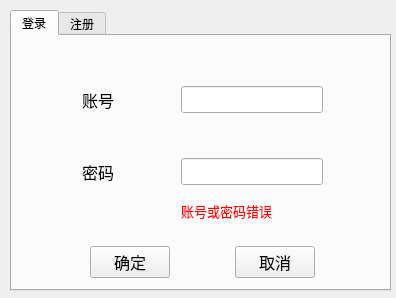
<?xml version="1.0" encoding="UTF-8"?>
<ui version="4.0">
 <class>LoginAndRegister</class>
 <widget class="QWidget" name="LoginAndRegister">
  <property name="geometry">
   <rect>
    <x>0</x>
    <y>0</y>
    <width>396</width>
    <height>298</height>
   </rect>
  </property>
  <property name="windowTitle">
   <string>登录注册</string>
  </property>
  <widget class="QTabWidget" name="loginAndRegister">
   <property name="geometry">
    <rect>
     <x>10</x>
     <y>10</y>
     <width>381</width>
     <height>281</height>
    </rect>
   </property>
   <property name="currentIndex">
    <number>0</number>
   </property>
   <widget class="QWidget" name="loginTable">
    <attribute name="title">
     <string>登录</string>
    </attribute>
    <widget class="QWidget" name="widget_2" native="true">
     <property name="geometry">
      <rect>
       <x>10</x>
       <y>10</y>
       <width>361</width>
       <height>241</height>
      </rect>
     </property>
     <layout class="QVBoxLayout" name="verticalLayout">
      <item>
       <layout class="QGridLayout" name="gridLayout">
        <item row="1" column="1">
         <widget class="QLabel" name="accountLabel">
          <property name="font">
           <font>
            <pointsize>12</pointsize>
           </font>
          </property>
          <property name="text">
           <string>账号</string>
          </property>
         </widget>
        </item>
        <item row="0" column="2">
         <spacer name="verticalSpacer_3">
          <property name="orientation">
           <enum>Qt::Vertical</enum>
          </property>
          <property name="sizeHint" stdset="0">
           <size>
            <width>20</width>
            <height>40</height>
           </size>
          </property>
         </spacer>
        </item>
        <item row="1" column="3">
         <widget class="QLineEdit" name="loginAccountEdit">
          <property name="maximumSize">
           <size>
            <width>160</width>
            <height>16777215</height>
           </size>
          </property>
          <property name="font">
           <font>
            <pointsize>12</pointsize>
           </font>
          </property>
         </widget>
        </item>
        <item row="4" column="2">
         <spacer name="horizontalSpacer_2">
          <property name="orientation">
           <enum>Qt::Horizontal</enum>
          </property>
          <property name="sizeHint" stdset="0">
           <size>
            <width>40</width>
            <height>20</height>
           </size>
          </property>
         </spacer>
        </item>
        <item row="4" column="0">
         <spacer name="horizontalSpacer_7">
          <property name="orientation">
           <enum>Qt::Horizontal</enum>
          </property>
          <property name="sizeHint" stdset="0">
           <size>
            <width>40</width>
            <height>20</height>
           </size>
          </property>
         </spacer>
        </item>
        <item row="5" column="2">
         <spacer name="verticalSpacer_2">
          <property name="orientation">
           <enum>Qt::Vertical</enum>
          </property>
          <property name="sizeHint" stdset="0">
           <size>
            <width>20</width>
            <height>40</height>
           </size>
          </property>
         </spacer>
        </item>
        <item row="1" column="0">
         <spacer name="horizontalSpacer_6">
          <property name="orientation">
           <enum>Qt::Horizontal</enum>
          </property>
          <property name="sizeHint" stdset="0">
           <size>
            <width>40</width>
            <height>20</height>
           </size>
          </property>
         </spacer>
        </item>
        <item row="4" column="1">
         <widget class="QLabel" name="passwordLabel">
          <property name="font">
           <font>
            <pointsize>12</pointsize>
           </font>
          </property>
          <property name="text">
           <string>密码</string>
          </property>
         </widget>
        </item>
        <item row="2" column="2">
         <spacer name="verticalSpacer">
          <property name="orientation">
           <enum>Qt::Vertical</enum>
          </property>
          <property name="sizeHint" stdset="0">
           <size>
            <width>20</width>
            <height>40</height>
           </size>
          </property>
         </spacer>
        </item>
        <item row="5" column="3">
         <widget class="QLabel" name="loginErrorLabel">
          <property name="font">
           <font>
            <pointsize>10</pointsize>
           </font>
          </property>
          <property name="styleSheet">
           <string notr="true">color: rgb(255, 0, 0);</string>
          </property>
          <property name="text">
           <string>账号或密码错误</string>
          </property>
         </widget>
        </item>
        <item row="1" column="2">
         <spacer name="horizontalSpacer">
          <property name="orientation">
           <enum>Qt::Horizontal</enum>
          </property>
          <property name="sizeHint" stdset="0">
           <size>
            <width>40</width>
            <height>20</height>
           </size>
          </property>
         </spacer>
        </item>
        <item row="4" column="4">
         <spacer name="horizontalSpacer_9">
          <property name="orientation">
           <enum>Qt::Horizontal</enum>
          </property>
          <property name="sizeHint" stdset="0">
           <size>
            <width>40</width>
            <height>20</height>
           </size>
          </property>
         </spacer>
        </item>
        <item row="1" column="4">
         <spacer name="horizontalSpacer_8">
          <property name="orientation">
           <enum>Qt::Horizontal</enum>
          </property>
          <property name="sizeHint" stdset="0">
           <size>
            <width>40</width>
            <height>20</height>
           </size>
          </property>
         </spacer>
        </item>
        <item row="4" column="3">
         <widget class="QLineEdit" name="loginPasswordEdit">
          <property name="maximumSize">
           <size>
            <width>160</width>
            <height>16777215</height>
           </size>
          </property>
          <property name="font">
           <font>
            <pointsize>12</pointsize>
           </font>
          </property>
          <property name="echoMode">
           <enum>QLineEdit::Password</enum>
          </property>
         </widget>
        </item>
       </layout>
      </item>
      <item>
       <spacer name="verticalSpacer_4">
        <property name="orientation">
         <enum>Qt::Vertical</enum>
        </property>
        <property name="sizeHint" stdset="0">
         <size>
          <width>20</width>
          <height>0</height>
         </size>
        </property>
       </spacer>
      </item>
      <item>
       <widget class="QWidget" name="widget" native="true">
        <layout class="QHBoxLayout" name="horizontalLayout">
         <item>
          <spacer name="horizontalSpacer_3">
           <property name="orientation">
            <enum>Qt::Horizontal</enum>
           </property>
           <property name="sizeHint" stdset="0">
            <size>
             <width>40</width>
             <height>20</height>
            </size>
           </property>
          </spacer>
         </item>
         <item>
          <widget class="QPushButton" name="confirmBtn">
           <property name="font">
            <font>
             <pointsize>12</pointsize>
            </font>
           </property>
           <property name="text">
            <string>确定</string>
           </property>
          </widget>
         </item>
         <item>
          <spacer name="horizontalSpacer_4">
           <property name="orientation">
            <enum>Qt::Horizontal</enum>
           </property>
           <property name="sizeHint" stdset="0">
            <size>
             <width>40</width>
             <height>20</height>
            </size>
           </property>
          </spacer>
         </item>
         <item>
          <widget class="QPushButton" name="cancelBtn">
           <property name="font">
            <font>
             <pointsize>12</pointsize>
            </font>
           </property>
           <property name="text">
            <string>取消</string>
           </property>
          </widget>
         </item>
         <item>
          <spacer name="horizontalSpacer_5">
           <property name="orientation">
            <enum>Qt::Horizontal</enum>
           </property>
           <property name="sizeHint" stdset="0">
            <size>
             <width>40</width>
             <height>20</height>
            </size>
           </property>
          </spacer>
         </item>
        </layout>
       </widget>
      </item>
      <item>
       <spacer name="verticalSpacer_5">
        <property name="orientation">
         <enum>Qt::Vertical</enum>
        </property>
        <property name="sizeHint" stdset="0">
         <size>
          <width>20</width>
          <height>0</height>
         </size>
        </property>
       </spacer>
      </item>
     </layout>
    </widget>
   </widget>
   <widget class="QWidget" name="registerTable">
    <attribute name="title">
     <string>注册</string>
    </attribute>
    <widget class="QWidget" name="widget_3" native="true">
     <property name="geometry">
      <rect>
       <x>0</x>
       <y>0</y>
       <width>371</width>
       <height>251</height>
      </rect>
     </property>
     <layout class="QVBoxLayout" name="verticalLayout_3">
      <item>
       <layout class="QGridLayout" name="gridLayout_3">
        <item row="5" column="2">
         <spacer name="verticalSpacer_6">
          <property name="orientation">
           <enum>Qt::Vertical</enum>
          </property>
          <property name="sizeHint" stdset="0">
           <size>
            <width>20</width>
            <height>40</height>
           </size>
          </property>
         </spacer>
        </item>
        <item row="1" column="1">
         <widget class="QLabel" name="accountLabel_3">
          <property name="font">
           <font>
            <pointsize>12</pointsize>
           </font>
          </property>
          <property name="text">
           <string>账号</string>
          </property>
         </widget>
        </item>
        <item row="4" column="1">
         <widget class="QLabel" name="passwordLabel_3">
          <property name="font">
           <font>
            <pointsize>12</pointsize>
           </font>
          </property>
          <property name="text">
           <string>密码</string>
          </property>
         </widget>
        </item>
        <item row="4" column="0">
         <spacer name="horizontalSpacer_22">
          <property name="orientation">
           <enum>Qt::Horizontal</enum>
          </property>
          <property name="sizeHint" stdset="0">
           <size>
            <width>40</width>
            <height>20</height>
           </size>
          </property>
         </spacer>
        </item>
        <item row="4" column="4">
         <spacer name="horizontalSpacer_23">
          <property name="orientation">
           <enum>Qt::Horizontal</enum>
          </property>
          <property name="sizeHint" stdset="0">
           <size>
            <width>40</width>
            <height>20</height>
           </size>
          </property>
         </spacer>
        </item>
        <item row="0" column="2">
         <spacer name="verticalSpacer_11">
          <property name="orientation">
           <enum>Qt::Vertical</enum>
          </property>
          <property name="sizeHint" stdset="0">
           <size>
            <width>20</width>
            <height>40</height>
           </size>
          </property>
         </spacer>
        </item>
        <item row="6" column="0">
         <spacer name="horizontalSpacer_24">
          <property name="orientation">
           <enum>Qt::Horizontal</enum>
          </property>
          <property name="sizeHint" stdset="0">
           <size>
            <width>40</width>
            <height>20</height>
           </size>
          </property>
         </spacer>
        </item>
        <item row="4" column="3">
         <widget class="QLineEdit" name="registerPasswordEdit">
          <property name="maximumSize">
           <size>
            <width>160</width>
            <height>16777215</height>
           </size>
          </property>
          <property name="font">
           <font>
            <pointsize>12</pointsize>
           </font>
          </property>
          <property name="echoMode">
           <enum>QLineEdit::Password</enum>
          </property>
         </widget>
        </item>
        <item row="6" column="3">
         <widget class="QLineEdit" name="pwdAgainEdit">
          <property name="maximumSize">
           <size>
            <width>160</width>
            <height>16777215</height>
           </size>
          </property>
          <property name="font">
           <font>
            <pointsize>12</pointsize>
           </font>
          </property>
          <property name="echoMode">
           <enum>QLineEdit::Password</enum>
          </property>
         </widget>
        </item>
        <item row="2" column="2">
         <spacer name="verticalSpacer_12">
          <property name="orientation">
           <enum>Qt::Vertical</enum>
          </property>
          <property name="sizeHint" stdset="0">
           <size>
            <width>20</width>
            <height>40</height>
           </size>
          </property>
         </spacer>
        </item>
        <item row="6" column="1">
         <widget class="QLabel" name="pwdAgainLabel_2">
          <property name="font">
           <font>
            <pointsize>12</pointsize>
           </font>
          </property>
          <property name="text">
           <string>确认密码</string>
          </property>
         </widget>
        </item>
        <item row="1" column="2">
         <spacer name="horizontalSpacer_25">
          <property name="orientation">
           <enum>Qt::Horizontal</enum>
          </property>
          <property name="sizeHint" stdset="0">
           <size>
            <width>40</width>
            <height>20</height>
           </size>
          </property>
         </spacer>
        </item>
        <item row="4" column="2">
         <spacer name="horizontalSpacer_26">
          <property name="orientation">
           <enum>Qt::Horizontal</enum>
          </property>
          <property name="sizeHint" stdset="0">
           <size>
            <width>40</width>
            <height>20</height>
           </size>
          </property>
         </spacer>
        </item>
        <item row="1" column="4">
         <spacer name="horizontalSpacer_27">
          <property name="orientation">
           <enum>Qt::Horizontal</enum>
          </property>
          <property name="sizeHint" stdset="0">
           <size>
            <width>40</width>
            <height>20</height>
           </size>
          </property>
         </spacer>
        </item>
        <item row="1" column="0">
         <spacer name="horizontalSpacer_28">
          <property name="orientation">
           <enum>Qt::Horizontal</enum>
          </property>
          <property name="sizeHint" stdset="0">
           <size>
            <width>40</width>
            <height>20</height>
           </size>
          </property>
         </spacer>
        </item>
        <item row="1" column="3">
         <widget class="QLineEdit" name="registerAccountEdit">
          <property name="maximumSize">
           <size>
            <width>160</width>
            <height>16777215</height>
           </size>
          </property>
          <property name="font">
           <font>
            <pointsize>12</pointsize>
           </font>
          </property>
         </widget>
        </item>
        <item row="7" column="2">
         <spacer name="verticalSpacer_13">
          <property name="orientation">
           <enum>Qt::Vertical</enum>
          </property>
          <property name="sizeHint" stdset="0">
           <size>
            <width>20</width>
            <height>40</height>
           </size>
          </property>
         </spacer>
        </item>
        <item row="6" column="4">
         <spacer name="horizontalSpacer_29">
          <property name="orientation">
           <enum>Qt::Horizontal</enum>
          </property>
          <property name="sizeHint" stdset="0">
           <size>
            <width>40</width>
            <height>20</height>
           </size>
          </property>
         </spacer>
        </item>
        <item row="6" column="2">
         <spacer name="horizontalSpacer_30">
          <property name="orientation">
           <enum>Qt::Horizontal</enum>
          </property>
          <property name="sizeHint" stdset="0">
           <size>
            <width>40</width>
            <height>20</height>
           </size>
          </property>
         </spacer>
        </item>
        <item row="7" column="3">
         <widget class="QLabel" name="registerErrorLabel">
          <property name="styleSheet">
           <string notr="true">color: rgb(255, 0, 0);</string>
          </property>
          <property name="text">
           <string/>
          </property>
         </widget>
        </item>
       </layout>
      </item>
      <item>
       <spacer name="verticalSpacer_14">
        <property name="orientation">
         <enum>Qt::Vertical</enum>
        </property>
        <property name="sizeHint" stdset="0">
         <size>
          <width>20</width>
          <height>13</height>
         </size>
        </property>
       </spacer>
      </item>
      <item>
       <widget class="QWidget" name="widget_4" native="true">
        <layout class="QHBoxLayout" name="horizontalLayout_3">
         <item>
          <spacer name="horizontalSpacer_31">
           <property name="orientation">
            <enum>Qt::Horizontal</enum>
           </property>
           <property name="sizeHint" stdset="0">
            <size>
             <width>40</width>
             <height>20</height>
            </size>
           </property>
          </spacer>
         </item>
         <item>
          <widget class="QPushButton" name="registerBtn">
           <property name="font">
            <font>
             <pointsize>12</pointsize>
            </font>
           </property>
           <property name="text">
            <string>注册</string>
           </property>
          </widget>
         </item>
         <item>
          <spacer name="horizontalSpacer_32">
           <property name="orientation">
            <enum>Qt::Horizontal</enum>
           </property>
           <property name="sizeHint" stdset="0">
            <size>
             <width>40</width>
             <height>20</height>
            </size>
           </property>
          </spacer>
         </item>
         <item>
          <widget class="QPushButton" name="cancelBtn_2">
           <property name="font">
            <font>
             <pointsize>12</pointsize>
            </font>
           </property>
           <property name="text">
            <string>取消</string>
           </property>
          </widget>
         </item>
         <item>
          <spacer name="horizontalSpacer_33">
           <property name="orientation">
            <enum>Qt::Horizontal</enum>
           </property>
           <property name="sizeHint" stdset="0">
            <size>
             <width>40</width>
             <height>20</height>
            </size>
           </property>
          </spacer>
         </item>
        </layout>
       </widget>
      </item>
      <item>
       <spacer name="verticalSpacer_15">
        <property name="orientation">
         <enum>Qt::Vertical</enum>
        </property>
        <property name="sizeHint" stdset="0">
         <size>
          <width>20</width>
          <height>2</height>
         </size>
        </property>
       </spacer>
      </item>
     </layout>
    </widget>
   </widget>
  </widget>
 </widget>
 <resources/>
 <connections/>
</ui>
